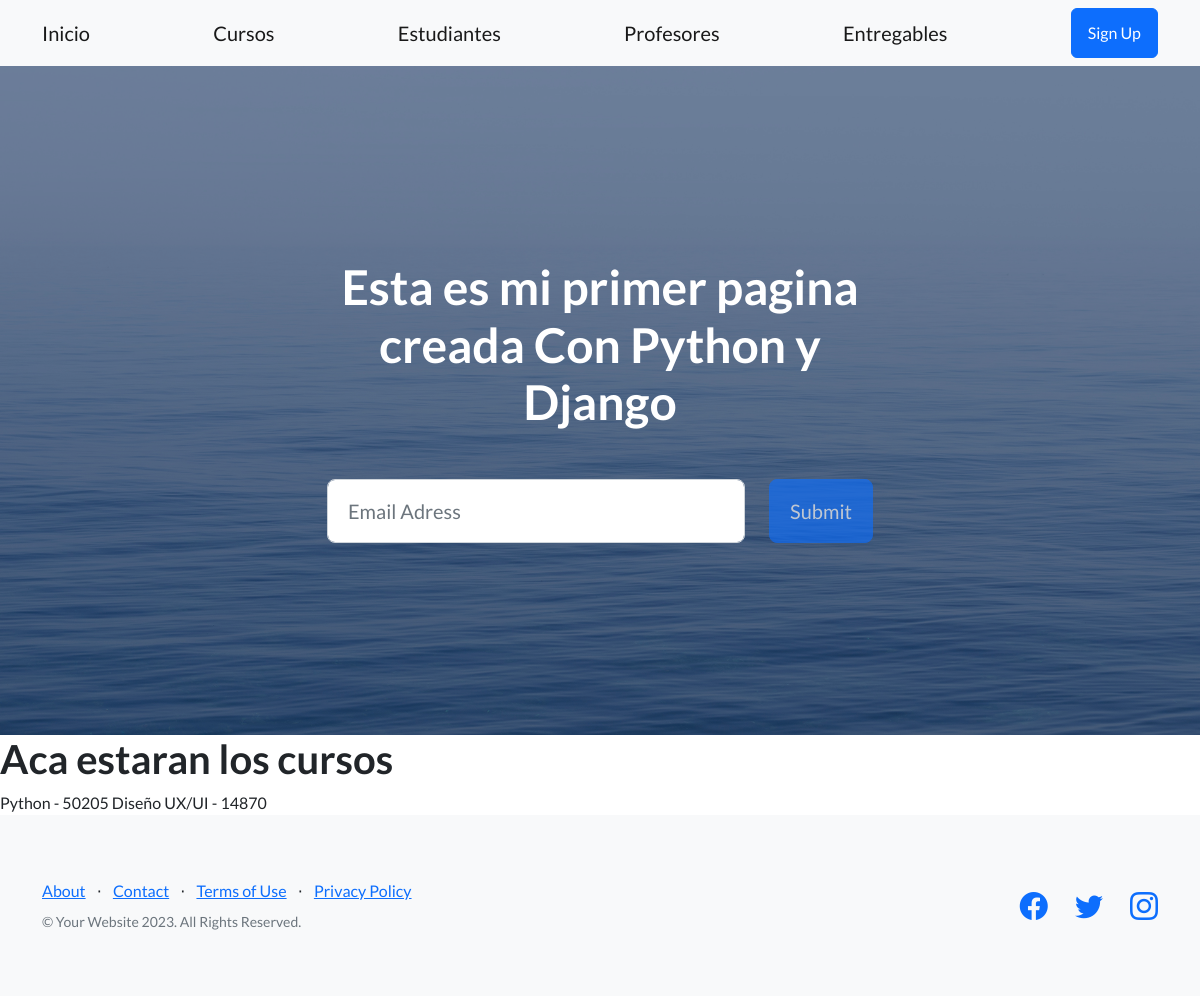
Page /appcoder/cursos on the earlier database version.
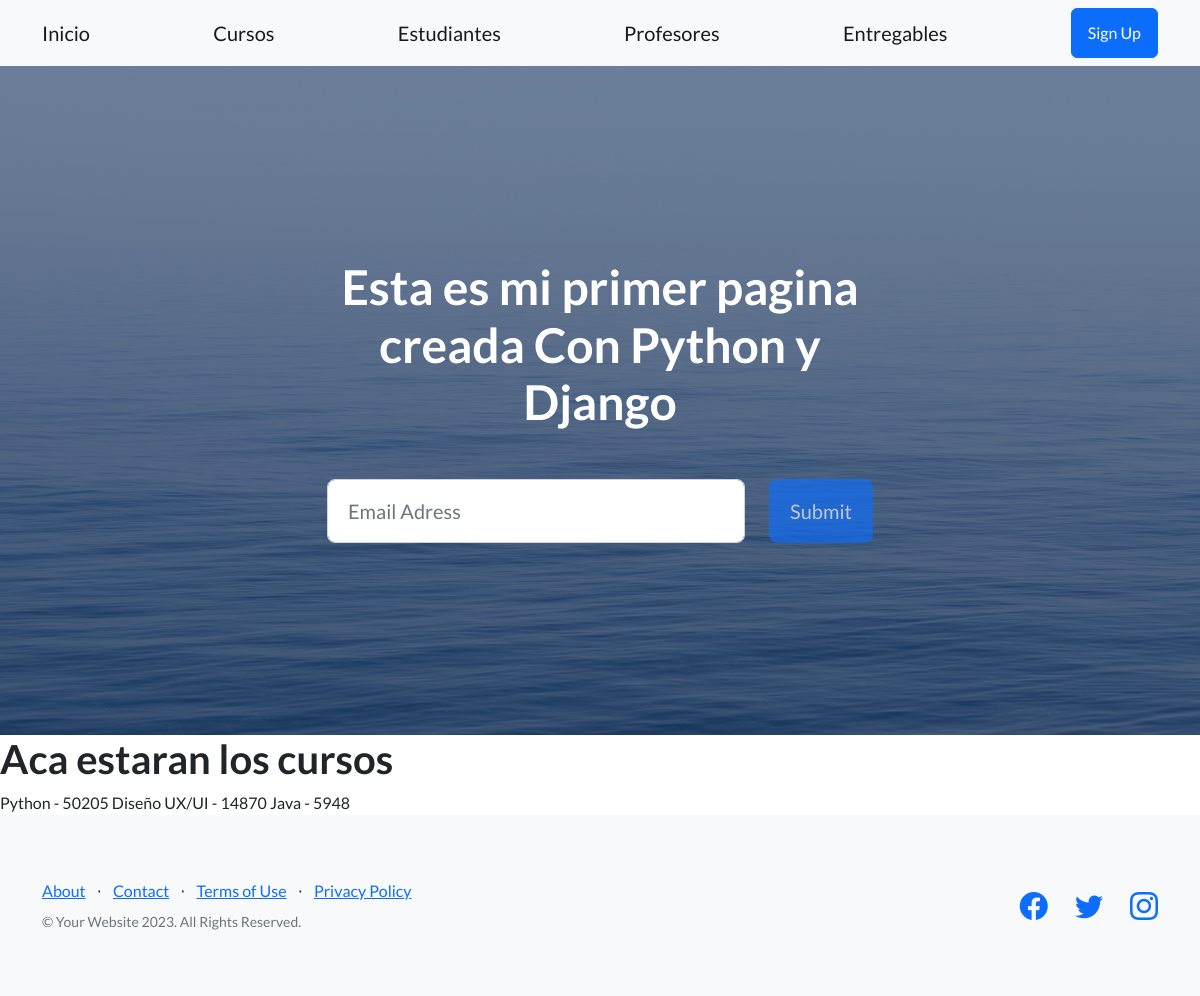
Same page on the later database version.
### appcoder/models.py (models this page shows, shortened)
class Curso(models.Model):
    nombre = models.CharField(max_length=40)
    comision = models.IntegerField()

### appcoder/views.py (the view)
# urls.py: path('cursos', cursos, name='cursos'),
def cursos(request):
    cursos = Curso.objects.all()
    return render(request, "appcoder/cursos.html", {"cursos":cursos})

### appcoder/templates/appcoder/cursos.html (shortened to what this page needs)
{% extends 'appcoder/base.html' %}
{% block contenidoQueCambia %}
<h1> Aca estaran los cursos </h1>
{% for curso in cursos %}
{{curso.nombre}} - {{curso.comision}}
{% endfor %}
{% endblock %}

### appcoder/templates/appcoder/base.html (shortened to what this page needs)
{% load static %}
<!DOCTYPE html>
<html lang="en">
<head>
    <link href="https://cdn.jsdelivr.net/npm/bootstrap-icons@1.5.0/font/bootstrap-icons.css" rel="stylesheet"
        type="text/css" />
    <link href="{% static 'appcoder/css/styles.css' %}" rel="stylesheet" />
</head>
<body>
    <nav class="navbar navbar-light bg-light static-top">
        <div class="container">
            <a class="navbar-brand" href="{% url 'inicio' %}">Inicio</a>
            <a class="navbar-brand" href="{% url 'cursos' %}">Cursos</a>
            <a class="navbar-brand" href="{% url 'estudiantes' %}">Estudiantes</a>
            <a class="navbar-brand" href="{% url 'profesores' %}">Profesores</a>
            <a class="navbar-brand" href="{% url 'entregables' %}">Entregables</a>
            <a class="btn btn-primary" href="#signup">Sign Up</a>
        </div>
    </nav>
    <header class="masthead">
        <div class="container position-relative">
            <div class="row justify-content-center">
                <div class="col-xl-6">
                    <div class="text-center text-white">
                        <h1 class="mb-5">Esta es mi primer pagina creada Con Python y Django</h1>
                        <form class="form-subscribe" id="contactForm" data-sb-form-api-token="API_TOKEN">
                            <div class="row">
                                <div class="col">
                                    <input class="form-control form-control-lg" id="emailAddress" type="email"
                                        placeholder="Email Adress" data-sb-validations="required,email" />
                                </div>
                                <div class="col-auto"><button class="btn btn-primary btn-lg disabled" id="submitButton"
                                        type="submit">Submit</button></div>
                            </div>
                        </form>
                    </div>
                </div>
            </div>
        </div>
    </header>
    {% block contenidoQueCambia %}{% endblock %}
    <footer class="footer bg-light">
        <div class="container">
            <div class="row">
                <div class="col-lg-6 h-100 text-center text-lg-start my-auto">
                    <ul class="list-inline mb-2">
                        <li class="list-inline-item"><a href="#!">About</a></li>
                        <li class="list-inline-item">⋅</li>
                        <li class="list-inline-item"><a href="#!">Contact</a></li>
                        <li class="list-inline-item">⋅</li>
                        <li class="list-inline-item"><a href="#!">Terms of Use</a></li>
                        <li class="list-inline-item">⋅</li>
                        <li class="list-inline-item"><a href="#!">Privacy Policy</a></li>
                    </ul>
                    <p class="text-muted small mb-4 mb-lg-0">&copy; Your Website 2023. All Rights Reserved.</p>
                </div>
                <div class="col-lg-6 h-100 text-center text-lg-end my-auto">
                    <ul class="list-inline mb-0">
                        <li class="list-inline-item me-4">
                            <a href="#!"><i class="bi-facebook fs-3"></i></a>
                        </li>
                        <li class="list-inline-item me-4">
                            <a href="#!"><i class="bi-twitter fs-3"></i></a>
                        </li>
                        <li class="list-inline-item">
                            <a href="#!"><i class="bi-instagram fs-3"></i></a>
                        </li>
                    </ul>
                </div>
            </div>
        </div>
    </footer>
</body>
</html>

Differences in the rows shown:
added Curso: nombre "Java", comision "5948"
